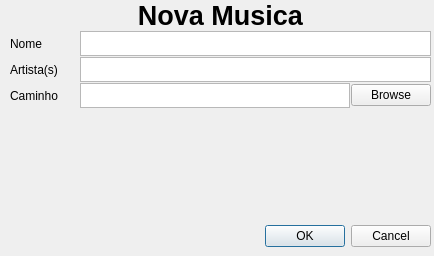
<?xml version="1.0" encoding="UTF-8"?>
<ui version="4.0">
 <class>AddMusicForm</class>
 <widget class="QDialog" name="AddMusicForm">
  <property name="windowModality">
   <enum>Qt::NonModal</enum>
  </property>
  <property name="geometry">
   <rect>
    <x>0</x>
    <y>0</y>
    <width>434</width>
    <height>256</height>
   </rect>
  </property>
  <property name="windowTitle">
   <string>Dialog</string>
  </property>
  <widget class="QDialogButtonBox" name="buttonBox">
   <property name="geometry">
    <rect>
     <x>90</x>
     <y>220</y>
     <width>341</width>
     <height>32</height>
    </rect>
   </property>
   <property name="orientation">
    <enum>Qt::Horizontal</enum>
   </property>
   <property name="standardButtons">
    <set>QDialogButtonBox::Cancel|QDialogButtonBox::Ok</set>
   </property>
  </widget>
  <widget class="QWidget" name="verticalLayoutWidget">
   <property name="geometry">
    <rect>
     <x>10</x>
     <y>0</y>
     <width>421</width>
     <height>221</height>
    </rect>
   </property>
   <layout class="QVBoxLayout" name="verticalLayout" stretch="1,1,1,1">
    <property name="spacing">
     <number>1</number>
    </property>
    <property name="sizeConstraint">
     <enum>QLayout::SetMaximumSize</enum>
    </property>
    <item>
     <layout class="QHBoxLayout" name="horizontalLayout_3">
      <item>
       <widget class="QLabel" name="label">
        <property name="minimumSize">
         <size>
          <width>0</width>
          <height>30</height>
         </size>
        </property>
        <property name="maximumSize">
         <size>
          <width>16777215</width>
          <height>30</height>
         </size>
        </property>
        <property name="font">
         <font>
          <pointsize>20</pointsize>
          <weight>75</weight>
          <bold>true</bold>
         </font>
        </property>
        <property name="text">
         <string>Nova Musica</string>
        </property>
        <property name="textFormat">
         <enum>Qt::AutoText</enum>
        </property>
        <property name="scaledContents">
         <bool>false</bool>
        </property>
        <property name="alignment">
         <set>Qt::AlignCenter</set>
        </property>
        <property name="wordWrap">
         <bool>false</bool>
        </property>
       </widget>
      </item>
     </layout>
    </item>
    <item>
     <layout class="QHBoxLayout" name="horizontalLayout" stretch="1,5">
      <item>
       <widget class="QLabel" name="label_2">
        <property name="enabled">
         <bool>true</bool>
        </property>
        <property name="minimumSize">
         <size>
          <width>69</width>
          <height>0</height>
         </size>
        </property>
        <property name="maximumSize">
         <size>
          <width>69</width>
          <height>75</height>
         </size>
        </property>
        <property name="text">
         <string>Nome</string>
        </property>
       </widget>
      </item>
      <item>
       <widget class="QTextEdit" name="nome">
        <property name="minimumSize">
         <size>
          <width>0</width>
          <height>25</height>
         </size>
        </property>
        <property name="maximumSize">
         <size>
          <width>16777215</width>
          <height>25</height>
         </size>
        </property>
        <property name="tabChangesFocus">
         <bool>true</bool>
        </property>
       </widget>
      </item>
     </layout>
    </item>
    <item>
     <layout class="QHBoxLayout" name="horizontalLayout_2" stretch="1,5">
      <item>
       <widget class="QLabel" name="label_3">
        <property name="minimumSize">
         <size>
          <width>69</width>
          <height>0</height>
         </size>
        </property>
        <property name="maximumSize">
         <size>
          <width>69</width>
          <height>16777215</height>
         </size>
        </property>
        <property name="text">
         <string>Artista(s)</string>
        </property>
       </widget>
      </item>
      <item>
       <widget class="QTextEdit" name="artistas">
        <property name="minimumSize">
         <size>
          <width>0</width>
          <height>25</height>
         </size>
        </property>
        <property name="maximumSize">
         <size>
          <width>16777215</width>
          <height>25</height>
         </size>
        </property>
        <property name="tabChangesFocus">
         <bool>true</bool>
        </property>
       </widget>
      </item>
     </layout>
    </item>
    <item>
     <layout class="QHBoxLayout" name="horizontalLayout_4" stretch="1,4,1">
      <item>
       <widget class="QLabel" name="label_4">
        <property name="minimumSize">
         <size>
          <width>69</width>
          <height>0</height>
         </size>
        </property>
        <property name="maximumSize">
         <size>
          <width>69</width>
          <height>16777215</height>
         </size>
        </property>
        <property name="text">
         <string>Caminho</string>
        </property>
       </widget>
      </item>
      <item>
       <widget class="QTextEdit" name="pathToFile">
        <property name="minimumSize">
         <size>
          <width>0</width>
          <height>25</height>
         </size>
        </property>
        <property name="maximumSize">
         <size>
          <width>16777215</width>
          <height>25</height>
         </size>
        </property>
        <property name="tabChangesFocus">
         <bool>true</bool>
        </property>
       </widget>
      </item>
      <item>
       <widget class="QPushButton" name="pushButton">
        <property name="text">
         <string>Browse</string>
        </property>
       </widget>
      </item>
     </layout>
    </item>
   </layout>
  </widget>
 </widget>
 <resources/>
 <connections/>
</ui>
